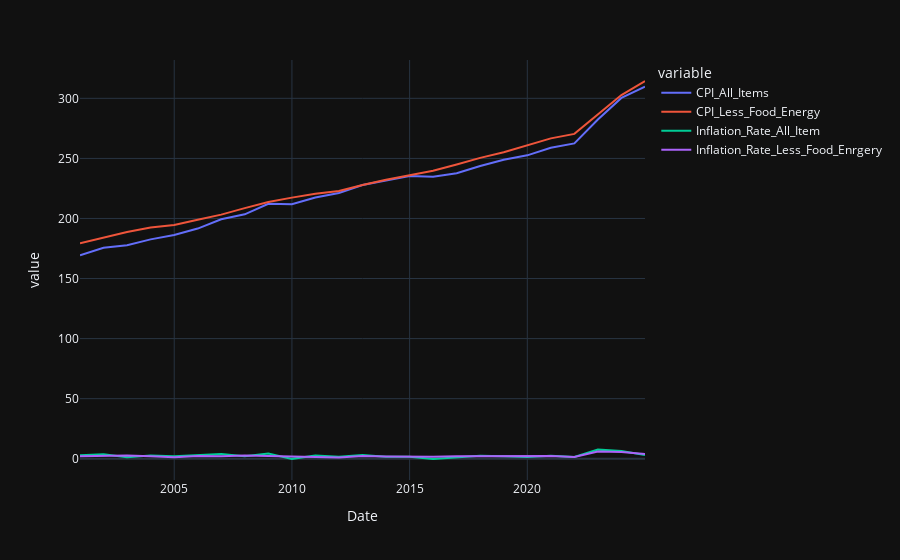

Source (notebook cell):
### Code cell
px.line(annual_cpi)

### Figure 1 — Plotly figure (JSON) as saved in the notebook; plotly's stock layout.template omitted (floating-point values rounded to 4 significant figures)
{"data": [{"hovertemplate": "variable=CPI_All_Items<br>Date=%{x}<br>value=%{y}<extra></extra>", "legendgroup": "CPI_All_Items", "line": {"color": "#636efa", "dash": "solid"}, "marker": {"symbol": "circle"}, "mode": "lines", "name": "CPI_All_Items", "orientation": "v", "showlegend": true, "x": ["2000-12-31T00:00:00", "2001-12-31T00:00:00", "2002-12-31T00:00:00", "2003-12-31T00:00:00", "2004-12-31T00:00:00", "2005-12-31T00:00:00", "2006-12-31T00:00:00", "2007-12-31T00:00:00", "2008-12-31T00:00:00", "2009-12-31T00:00:00", "2010-12-31T00:00:00", "2011-12-31T00:00:00", "2012-12-31T00:00:00", "2013-12-31T00:00:00", "2014-12-31T00:00:00", "2015-12-31T00:00:00", "2016-12-31T00:00:00", "2017-12-31T00:00:00", "2018-12-31T00:00:00", "2019-12-31T00:00:00", "2020-12-31T00:00:00", "2021-12-31T00:00:00", "2022-12-31T00:00:00", "2023-12-31T00:00:00", "2024-12-31T00:00:00"], "xaxis": "x", "y": [169.3, 175.6, 177.7, 182.6, 186.3, 191.6, 199.3, 203.4, 212.2, 211.9, 217.5, 221.2, 227.8, 231.7, 235.3, 234.7, 237.7, 243.6, 248.9, 252.6, 258.9, 262.5, 282.4, 300.4, 309.7], "yaxis": "y", "type": "scatter"}, {"hovertemplate": "variable=CPI_Less_Food_Energy<br>Date=%{x}<br>value=%{y}<extra></extra>", "legendgroup": "CPI_Less_Food_Energy", "line": {"color": "#EF553B", "dash": "solid"}, "marker": {"symbol": "circle"}, "mode": "lines", "name": "CPI_Less_Food_Energy", "orientation": "v", "showlegend": true, "x": ["2000-12-31T00:00:00", "2001-12-31T00:00:00", "2002-12-31T00:00:00", "2003-12-31T00:00:00", "2004-12-31T00:00:00", "2005-12-31T00:00:00", "2006-12-31T00:00:00", "2007-12-31T00:00:00", "2008-12-31T00:00:00", "2009-12-31T00:00:00", "2010-12-31T00:00:00", "2011-12-31T00:00:00", "2012-12-31T00:00:00", "2013-12-31T00:00:00", "2014-12-31T00:00:00", "2015-12-31T00:00:00", "2016-12-31T00:00:00", "2017-12-31T00:00:00", "2018-12-31T00:00:00", "2019-12-31T00:00:00", "2020-12-31T00:00:00", "2021-12-31T00:00:00", "2022-12-31T00:00:00", "2023-12-31T00:00:00", "2024-12-31T00:00:00"], "xaxis": "x", "y": [179.3, 183.9, 188.7, 192.4, 194.6, 199.0, 203.2, 208.6, 213.8, 217.3, 220.6, 222.8, 227.9, 232.2, 236.0, 239.8, 245.0, 250.5, 255.2, 260.8, 266.7, 270.4, 286.8, 302.7, 314.4], "yaxis": "y", "type": "scatter"}, {"hovertemplate": "variable=Inflation_Rate_All_Item<br>Date=%{x}<br>value=%{y}<extra></extra>", "legendgroup": "Inflation_Rate_All_Item", "line": {"color": "#00cc96", "dash": "solid"}, "marker": {"symbol": "circle"}, "mode": "lines", "name": "Inflation_Rate_All_Item", "orientation": "v", "showlegend": true, "x": ["2000-12-31T00:00:00", "2001-12-31T00:00:00", "2002-12-31T00:00:00", "2003-12-31T00:00:00", "2004-12-31T00:00:00", "2005-12-31T00:00:00", "2006-12-31T00:00:00", "2007-12-31T00:00:00", "2008-12-31T00:00:00", "2009-12-31T00:00:00", "2010-12-31T00:00:00", "2011-12-31T00:00:00", "2012-12-31T00:00:00", "2013-12-31T00:00:00", "2014-12-31T00:00:00", "2015-12-31T00:00:00", "2016-12-31T00:00:00", "2017-12-31T00:00:00", "2018-12-31T00:00:00", "2019-12-31T00:00:00", "2020-12-31T00:00:00", "2021-12-31T00:00:00", "2022-12-31T00:00:00", "2023-12-31T00:00:00", "2024-12-31T00:00:00"], "xaxis": "x", "y": [2.793, 3.721, 1.196, 2.757, 2.026, 2.845, 4.019, 2.076, 4.295, -0.1136, 2.621, 1.701, 3.009, 1.684, 1.558, -0.2299, 1.238, 2.51, 2.151, 1.488, 2.512, 1.395, 7.57, 6.362, 3.106], "yaxis": "y", "type": "scatter"}, {"hovertemplate": "variable=Inflation_Rate_Less_Food_Enrgery<br>Date=%{x}<br>value=%{y}<extra></extra>", "legendgroup": "Inflation_Rate_Less_Food_Enrgery", "line": {"color": "#ab63fa", "dash": "solid"}, "marker": {"symbol": "circle"}, "mode": "lines", "name": "Inflation_Rate_Less_Food_Enrgery", "orientation": "v", "showlegend": true, "x": ["2000-12-31T00:00:00", "2001-12-31T00:00:00", "2002-12-31T00:00:00", "2003-12-31T00:00:00", "2004-12-31T00:00:00", "2005-12-31T00:00:00", "2006-12-31T00:00:00", "2007-12-31T00:00:00", "2008-12-31T00:00:00", "2009-12-31T00:00:00", "2010-12-31T00:00:00", "2011-12-31T00:00:00", "2012-12-31T00:00:00", "2013-12-31T00:00:00", "2014-12-31T00:00:00", "2015-12-31T00:00:00", "2016-12-31T00:00:00", "2017-12-31T00:00:00", "2018-12-31T00:00:00", "2019-12-31T00:00:00", "2020-12-31T00:00:00", "2021-12-31T00:00:00", "2022-12-31T00:00:00", "2023-12-31T00:00:00", "2024-12-31T00:00:00"], "xaxis": "x", "y": [2.107, 2.566, 2.61, 1.961, 1.143, 2.261, 2.111, 2.657, 2.479, 1.672, 1.512, 0.9835, 2.277, 1.91, 1.607, 1.632, 2.145, 2.25, 1.891, 2.179, 2.275, 1.396, 6.061, 5.543, 3.875], "yaxis": "y", "type": "scatter"}], "layout": {"xaxis": {"anchor": "y", "domain": [0.0, 1.0], "title": {"text": "Date"}}, "yaxis": {"anchor": "x", "domain": [0.0, 1.0], "title": {"text": "value"}}, "legend": {"title": {"text": "variable"}, "tracegroupgap": 0}, "margin": {"t": 60}}}
